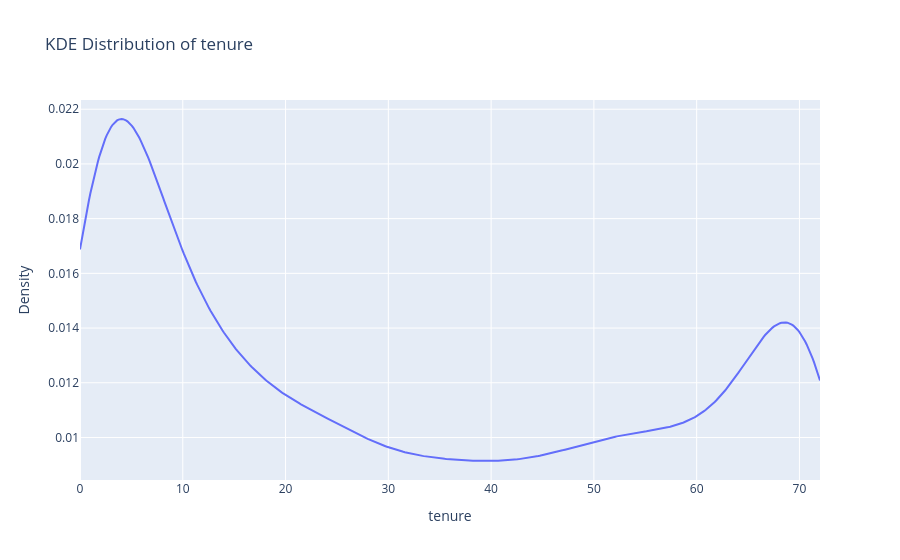
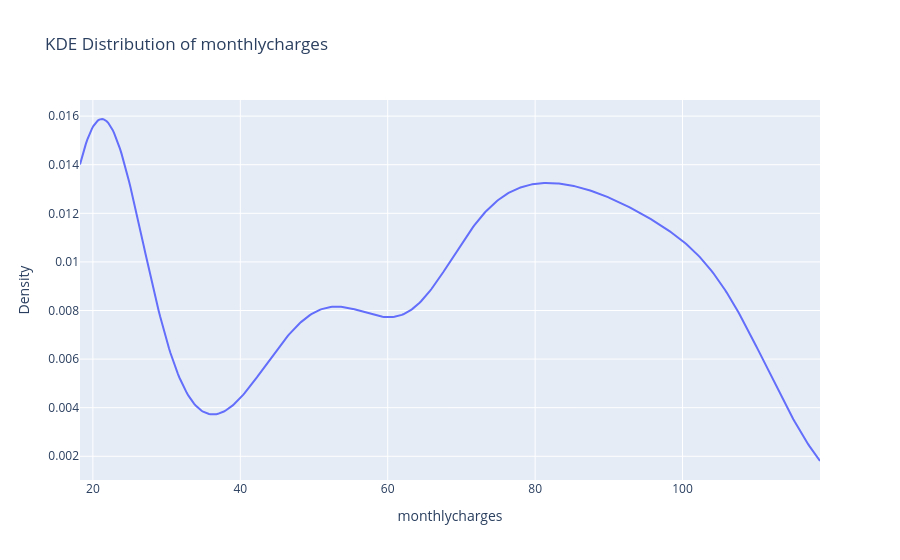
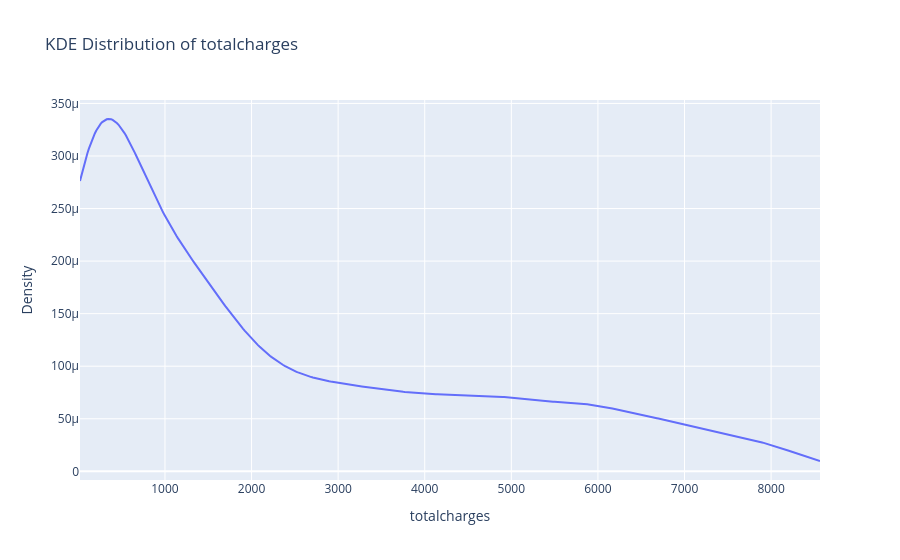

The code cell stored with these charts, in order, in its notebook:
### Code cell
columns = ['tenure','monthlycharges','totalcharges']

for col in columns:

    data = df[col].dropna()
    kde = gaussian_kde(data)

    x_values = np.linspace(
        data.min(),
        data.max(),
        500
    )

    y_values = kde(x_values)

    fig = go.Figure()
    fig.add_trace(
        go.Scatter(
            x=x_values,
            y=y_values,
            mode="lines",
            name="KDE"
        )
    )

    fig.update_layout(
        title= f"KDE Distribution of {col}",
        xaxis_title=col,
        yaxis_title="Density"
    )

    fig.show()

### Figure 1 — Plotly figure (JSON) as saved in the notebook; plotly's stock layout.template omitted (floating-point values rounded to 4 significant figures; data arrays with more than 128 entries replaced by an {"elided": "..."} marker saying what was removed)
{"data": [{"mode": "lines", "name": "KDE", "type": "scatter", "x": {"elided": "500 float values"}, "y": {"elided": "500 float values"}}], "layout": {"title": {"text": "KDE Distribution of tenure"}, "xaxis": {"title": {"text": "tenure"}}, "yaxis": {"title": {"text": "Density"}}}}

### Figure 2 — Plotly figure (JSON) as saved in the notebook; plotly's stock layout.template omitted (floating-point values rounded to 4 significant figures; data arrays with more than 128 entries replaced by an {"elided": "..."} marker saying what was removed)
{"data": [{"mode": "lines", "name": "KDE", "type": "scatter", "x": {"elided": "500 float values"}, "y": {"elided": "500 float values"}}], "layout": {"title": {"text": "KDE Distribution of monthlycharges"}, "xaxis": {"title": {"text": "monthlycharges"}}, "yaxis": {"title": {"text": "Density"}}}}

### Figure 3 — Plotly figure (JSON) as saved in the notebook; plotly's stock layout.template omitted (floating-point values rounded to 4 significant figures; data arrays with more than 128 entries replaced by an {"elided": "..."} marker saying what was removed)
{"data": [{"mode": "lines", "name": "KDE", "type": "scatter", "x": {"elided": "500 float values"}, "y": {"elided": "500 float values"}}], "layout": {"title": {"text": "KDE Distribution of totalcharges"}, "xaxis": {"title": {"text": "totalcharges"}}, "yaxis": {"title": {"text": "Density"}}}}
